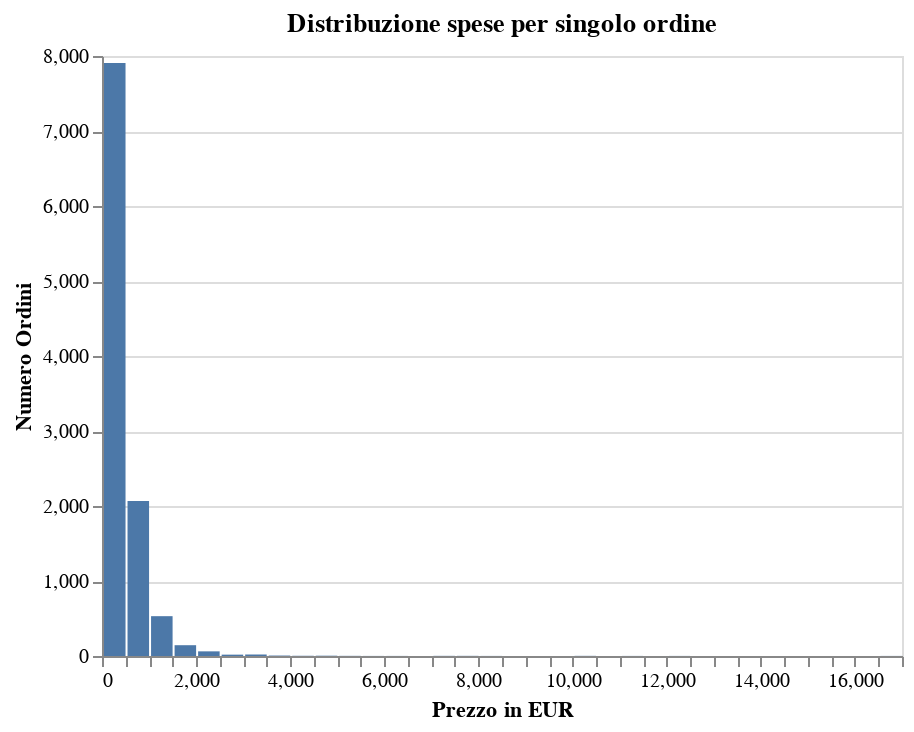

Write notebook code for a chart like this one.
### Code cell
orders_chart = alt.Chart(total_per_order).mark_bar().encode(
    x='UnitPrice:Q',
    y='count()'
).encode(alt.X('UnitPrice:Q', bin=alt.Bin(step=500), title='Prezzo in EUR'),
         alt.Y('count()', title='Numero Ordini')).properties(title='Distribuzione spese per singolo ordine')
alt.hconcat(orders_chart)

### Figure 1 — Vega-Lite specification as saved in the notebook (floating-point values rounded to 4 significant figures; data arrays with more than 128 entries replaced by an {"elided": "..."} marker saying what was removed)
{"config": {"view": {"continuousWidth": 400, "continuousHeight": 300}}, "hconcat": [{"mark": "bar", "encoding": {"x": {"bin": {"step": 500}, "field": "UnitPrice", "title": "Prezzo in EUR", "type": "quantitative"}, "y": {"aggregate": "count", "title": "Numero Ordini", "type": "quantitative"}}, "title": "Distribuzione spese per singolo ordine"}], "data": {"name": "data-15c678687ec04c902b18f98add7c66e1"}, "$schema": "https://vega.github.io/schema/vega-lite/v4.17.0.json", "datasets": {"data-15c678687ec04c902b18f98add7c66e1": {"elided": "10777 records"}}}
